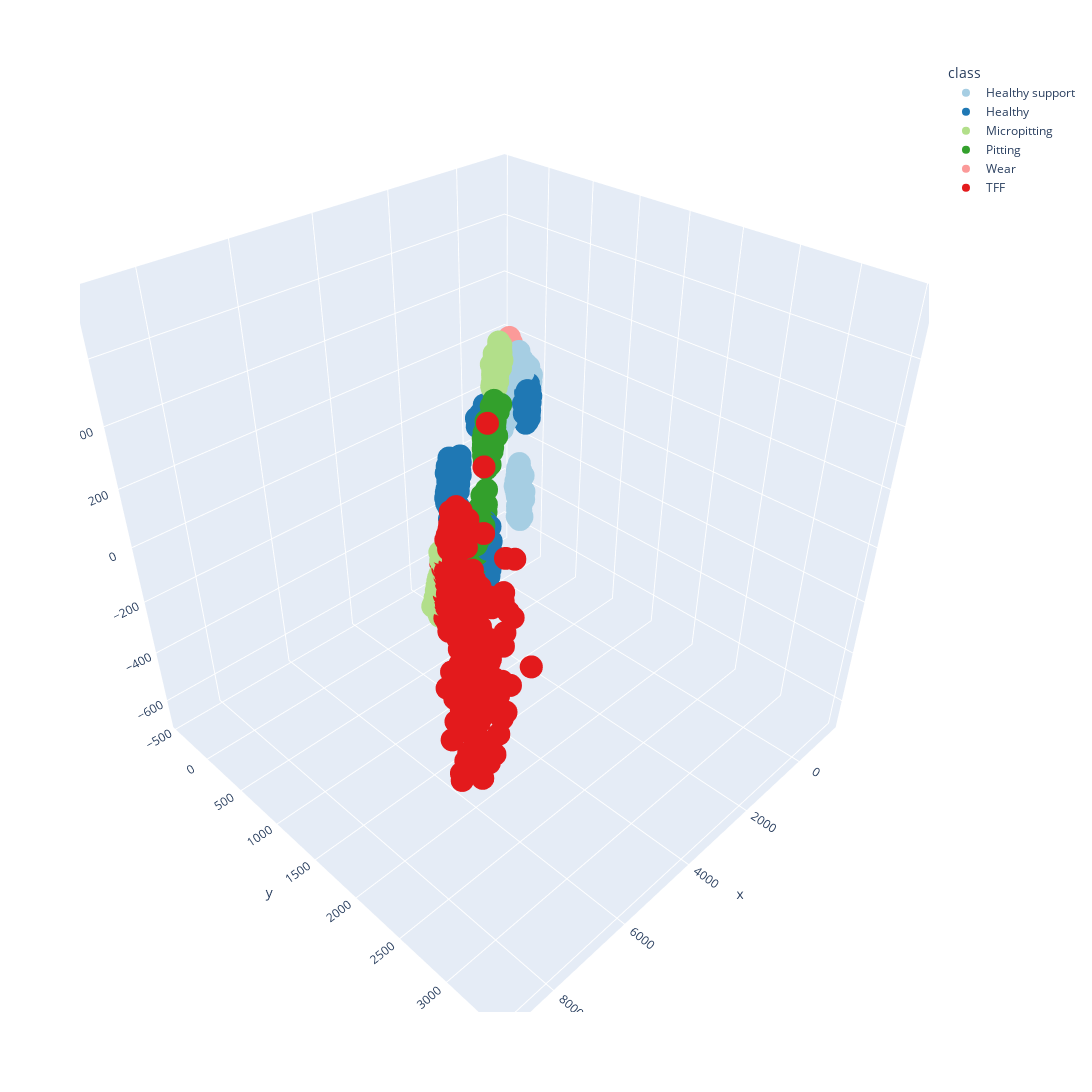

This figure's notebook cell:
### Markdown cell above
### 3D PCA

### Code cell
pca = PCA(n_components=3)
pca.fit(support_group[:50])

pca_embeddings = pca.transform(np.concatenate([support_group, *query_groups]))

pca_embeddings = pd.DataFrame(pca_embeddings, columns=["x", "y", "z"])
pca_embeddings["class"] = np.concatenate(
    [
        len(support_group) * ["Healthy support"],
        len(query_groups[0]) * ["Healthy"],
        len(query_groups[1]) * ["Micropitting"],
        len(query_groups[2]) * ["Pitting"],
        len(query_groups[3]) * ["Wear"],
        len(query_groups[4]) * ["TFF"],
    ]
)


fig = px.scatter_3d(
    pca_embeddings,
    x="x",
    y="y",
    z="z",
    color="class",
    width=1200,
    height=1200,
    color_discrete_sequence=sns.color_palette("Paired").as_hex(),
)
fig.show()

### Figure 1 — Plotly figure (JSON) as saved in the notebook; plotly's stock layout.template omitted (floating-point values rounded to 4 significant figures; data arrays with more than 128 entries replaced by an {"elided": "..."} marker saying what was removed)
{"data": [{"hovertemplate": "class=Healthy support<br>x=%{x}<br>y=%{y}<br>z=%{z}<extra></extra>", "legendgroup": "Healthy support", "marker": {"color": "#a6cee3", "symbol": "circle"}, "mode": "markers", "name": "Healthy support", "scene": "scene", "showlegend": true, "type": "scatter3d", "x": {"elided": "341 float values"}, "y": {"elided": "341 float values"}, "z": {"elided": "341 float values"}}, {"hovertemplate": "class=Healthy<br>x=%{x}<br>y=%{y}<br>z=%{z}<extra></extra>", "legendgroup": "Healthy", "marker": {"color": "#1f78b4", "symbol": "circle"}, "mode": "markers", "name": "Healthy", "scene": "scene", "showlegend": true, "type": "scatter3d", "x": {"elided": "426 float values"}, "y": {"elided": "426 float values"}, "z": {"elided": "426 float values"}}, {"hovertemplate": "class=Micropitting<br>x=%{x}<br>y=%{y}<br>z=%{z}<extra></extra>", "legendgroup": "Micropitting", "marker": {"color": "#b2df8a", "symbol": "circle"}, "mode": "markers", "name": "Micropitting", "scene": "scene", "showlegend": true, "type": "scatter3d", "x": {"elided": "303 float values"}, "y": {"elided": "303 float values"}, "z": {"elided": "303 float values"}}, {"hovertemplate": "class=Pitting<br>x=%{x}<br>y=%{y}<br>z=%{z}<extra></extra>", "legendgroup": "Pitting", "marker": {"color": "#33a02c", "symbol": "circle"}, "mode": "markers", "name": "Pitting", "scene": "scene", "showlegend": true, "type": "scatter3d", "x": {"elided": "314 float values"}, "y": {"elided": "314 float values"}, "z": {"elided": "314 float values"}}, {"hovertemplate": "class=Wear<br>x=%{x}<br>y=%{y}<br>z=%{z}<extra></extra>", "legendgroup": "Wear", "marker": {"color": "#fb9a99", "symbol": "circle"}, "mode": "markers", "name": "Wear", "scene": "scene", "showlegend": true, "type": "scatter3d", "x": {"elided": "309 float values"}, "y": {"elided": "309 float values"}, "z": {"elided": "309 float values"}}, {"hovertemplate": "class=TFF<br>x=%{x}<br>y=%{y}<br>z=%{z}<extra></extra>", "legendgroup": "TFF", "marker": {"color": "#e31a1c", "symbol": "circle"}, "mode": "markers", "name": "TFF", "scene": "scene", "showlegend": true, "type": "scatter3d", "x": {"elided": "309 float values"}, "y": {"elided": "309 float values"}, "z": {"elided": "309 float values"}}], "layout": {"height": 1200, "legend": {"title": {"text": "class"}, "tracegroupgap": 0}, "margin": {"t": 60}, "scene": {"domain": {"x": [0, 1], "y": [0, 1]}, "xaxis": {"title": {"text": "x"}}, "yaxis": {"title": {"text": "y"}}, "zaxis": {"title": {"text": "z"}}}, "width": 1200}}
